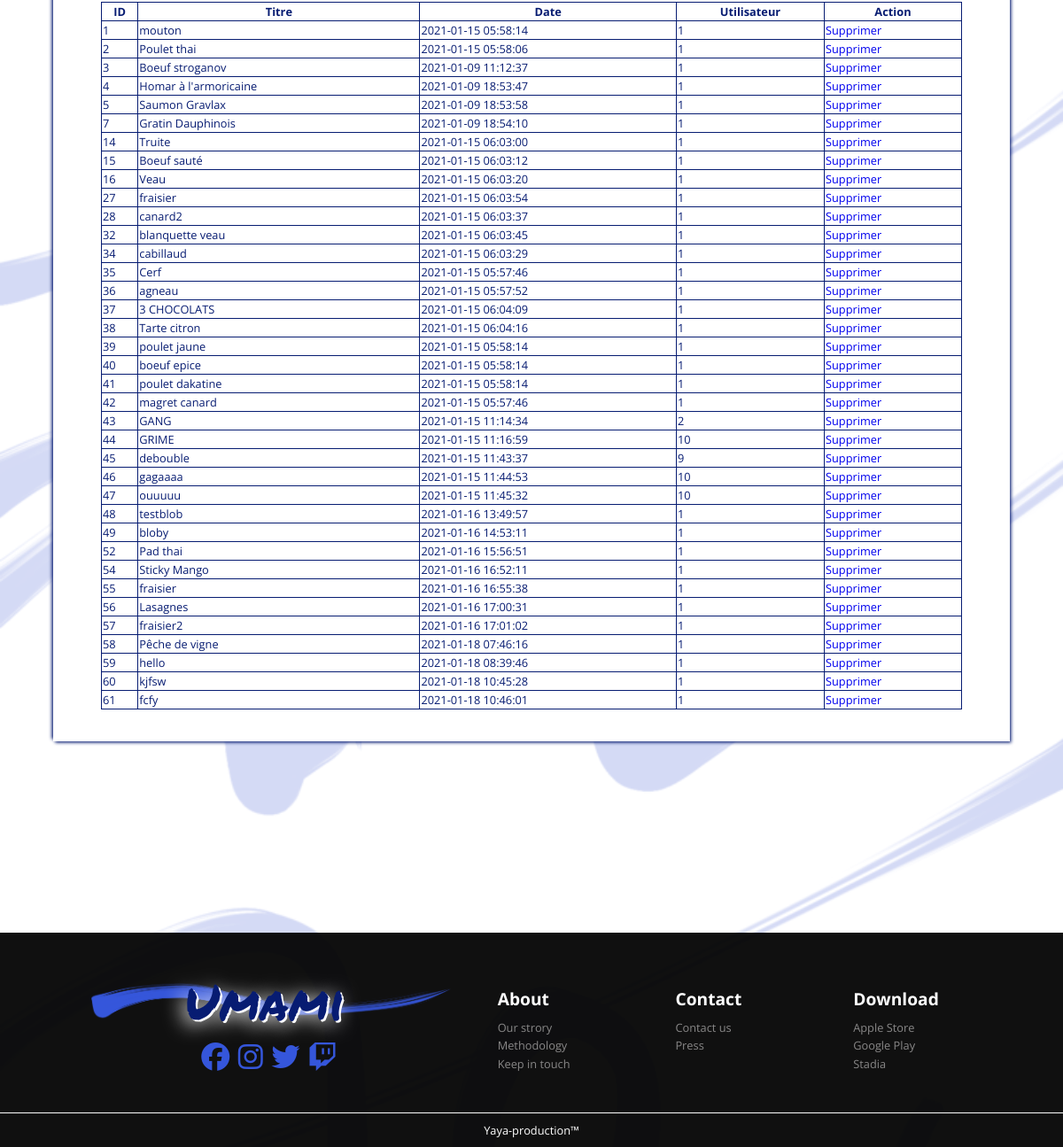
/index.php?page=admin&choice=articles (signed in, lower part), run on an earlier commit of the app's database.
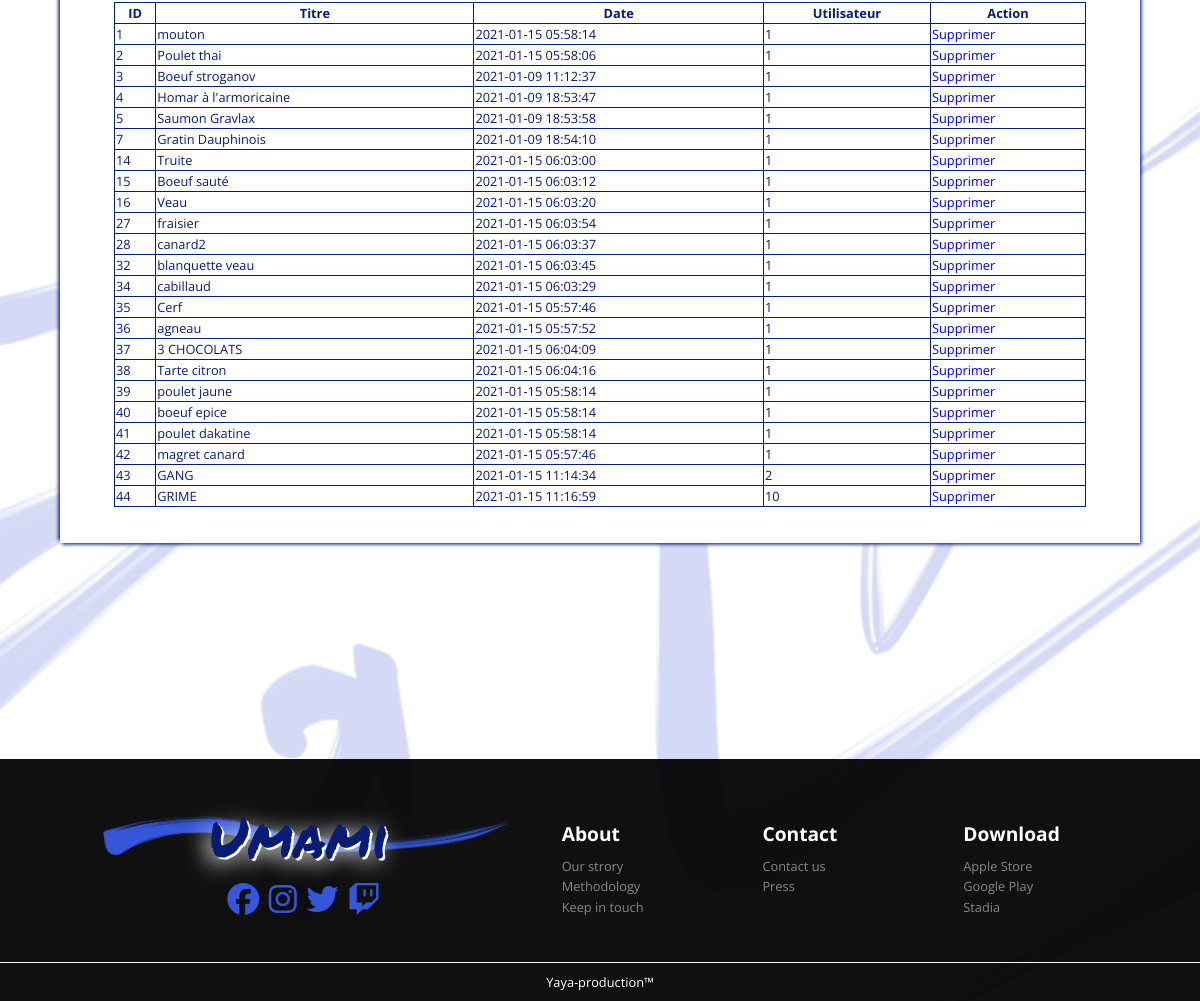
And on a later commit of the database.
### tables this page shows
CREATE TABLE `articles` (
  `id` int(11) NOT NULL,
  `article` text NOT NULL,
  `id_utilisateur` int(11) NOT NULL,
  `id_categorie` int(11) NOT NULL,
  `date` timestamp NOT NULL DEFAULT current_timestamp() ON UPDATE current_timestamp(),
  `titre` varchar(255) NOT NULL,
  `data` longblob NOT NULL
);

### Controleur/ControleurAdmin.php (called while the page is built, shortened)
<?php
require_once 'Modele/Billet.php';
class ControleurAdmin
{
    public function route_admin()
    {
        if(isset($_GET['choice']))
        {
            $table = $_GET['choice'];
            $objet = new Billet();
            $recup = $objet->select_table($table);
        }
        require 'Vue/vueAdmin.php';
    }
}

### index.php (called while the page is built, shortened)
<?php
require 'Controleur/Routeur.php';
$routeur = new Routeur();
$routeur->routerRequete();

### Modele/Billet.php (called while the page is built, shortened)
<?php
require_once 'Modele/Modele.php';
class Billet extends Model
{
    public function select_table($table)
    {
        $sql = "SELECT * FROM  $table  ";
        $request = parent::executerRequete($sql);
        $retour = $request->fetchAll(PDO::FETCH_ASSOC);
        return $retour;
    }
}

### Modele/Modele.php (called while the page is built, shortened)
<?php
abstract class Model {
    protected function executerRequete($sql, $params = null) {
        if ($params == null) {
            $resultat = $this->getBdd()->query($sql);
        }
        else {
            $resultat = $this->getBdd()->prepare($sql);
            $resultat->execute($params);
        }
        return $resultat;
    }
    private function getBdd() {
            $this->bdd = new PDO('mysql:host=localhost;dbname=blog;charset=utf8',
                    'root', '',
                    array(PDO::ATTR_ERRMODE => PDO::ERRMODE_EXCEPTION));
        return $this->bdd;
    }
}

### Vue/vueAdmin.php (the view, shortened to what this page needs)
<!doctype html>
<html lang="fr">
    <head>
        <?php include_once 'Vue/includes/head.php'?>
    </head>
    <body>
        <div class="admin_container_general">
                <div class="admin_container_main">
                    <section class="admin_content">
                        <?php
                        if(isset($_GET['choice']) && $_GET['choice'] == 'articles')
                        {
                            echo "<table class='admin_table' >";
                            echo "<tr><th>ID</th><th>Titre</th><th>Date</th><th>Utilisateur</th><th>Action</th></tr>";
                            foreach($recup as $value)
                            {
                                    $idselect = $value['id'];
                                    echo "<tr>";
                                    echo "<td>".$value['id']."</td>";
                                    echo "<td>".$value['titre']."</td>";
                                    echo "<td>".$value['date']."</td>";
                                    echo "<td>".$value['id_utilisateur']."</td>";
                                    echo "<td><a href=\"index.php?page=admin&choice=articles&action=delete&id=$idselect\">Supprimer</a></td>";
                                    echo "</tr>";
                            }
                            echo "</table>";
                        }
                        ?>
                    </section>
                </div>
            <?php include_once 'Vue/includes/footer.php'?>
        </div>
    </body>
</html>

### Controleur/Routeur.php (shortened to what this page needs)
<?php
require_once 'Controleur/ControleurAdmin.php';
class Routeur
{
    public function routerRequete()
    {
            if (isset($_GET['page']))
            {
                if ($_GET['page'] == 'admin')
                {
                    $admin = new ControleurAdmin();
                    $admin->route_admin();
                }
            }
            else
            {
                $accueil = new ControleurAccueil();
                $accueil->route_accueil();
            }
    }
}

### Vue/includes/head.php (shortened to what this page needs)
<link rel="stylesheet" href="https://cdnjs.cloudflare.com/ajax/libs/animate.css/4.1.1/animate.min.css"/>
<link type="text/css" rel="stylesheet" href="Assets/css/style.css"/>

### Vue/includes/footer.php
<footer class="home_footer">
    <setion class="foot_container_main">
        <article class="foot_block">
            <div class="foot_logo">
                <h1>Umami</h1>
            </div>
            <div class="foot_social">
                <a href="#"><i class="fab fa-facebook"></i></a>
                <a href="#"><i class="fab fa-instagram"></i></a>
                <a href="#"><i class="fab fa-twitter"></i></a>
                <a href="#"><i class="fab fa-twitch"></i></a>
            </div>
        </article>
        <article class="foot_block blocko">
            <h4>About</h4>
            <a href="index.php">Our strory</a>
            <a href="index.php">Methodology</a>
            <a href="index.php">Keep in touch</a>
        </article>
        <article class="foot_block blocko">
            <h4>Contact</h4>
            <a href="index.php">Contact us</a>
            <a href="index.php">Press</a>
        </article>
        <article class="foot_block blocko">
            <h4>Download</h4>
            <a href="index.php"> Apple Store</a>
            <a href="index.php">Google Play</a>
            <a href="index.php">Stadia</a>
        </article>
    </setion>
    <div class="foot_production">
        <p>Yaya-production™</p>
    </div>
</footer>

### Assets/css/base.css (style rules this page uses)
:root { --color1: #071c72; --color2: #1792D2; --color4: #143774; --font1: 'Permanent Marker', cursive; --font2: 'Open Sans', sans-serif; --font3: 'Kalam', cursive; --font4: 'Caveat', cursive; --font5: 'Kaushan Script', cursive; }
body { font-family: var(--font2) ; color: var(--color1); font-size: 1.125rem; }
h1, h2, h3 { font-family: var(--font3); color: var(--color1); font-weight: 400; }
h1 { font-weight: 100; font-size: 2rem; }
h4 { color:white; font-size: 1.2rem; }
p { font-size: 1rem; }
a { text-decoration: none; }
body { margin: 0; }

### Assets/css/accueil.css (style rules this page uses)
.home_aside h3, p { text-align: center; }

### Assets/css/admin.css (style rules this page uses)
.admin_container_general { background-image: url('../images/wall.png'); background-repeat: no-repeat; background-size: cover; margin: 0; }
.admin_container_main { display: flex; flex-wrap: wrap; flex-direction: column; min-height: 100vh; }
.admin_content { width: 90%; margin: 0 auto; display: flex; flex-direction: column; align-items: center; margin-bottom: 2em; background-color: white; box-shadow: 0.1em 0.1em 0.2em var(--color1), -0.1em -0.1em 0.2em var(--color1); padding-bottom: 2em; }
.admin_table { border: 1px solid var(--color1); border-collapse: collapse; width: 90%; max-width: 100%; padding-bottom: 50em; font-size: 0.8rem; }
.admin_table th, tr, td { border: 1px solid var(--color1); }

### Assets/css/footer.css (style rules this page uses)
.home_footer { position: relative; margin: 0; display: flex; flex-direction: column; margin-top: 10em; }
.foot_container_main { background-color: rgba(0, 0, 0, 0.939); display: flex; flex-direction: row; flex-wrap: wrap; padding: 2em; }
.foot_container_main h4 { text-align: left; margin-bottom: 0.5em; }
.foot_block:nth-child(1) { flex:2 1 35%; margin: auto; }
.foot_block:nth-child(2) { flex:1 1 12%; flex-direction: column; }
.foot_block:nth-child(3) { flex:1 1 12%; flex-direction: column; }
.foot_block:nth-child(4) { flex:1 1 12%; flex-direction: column; }
.foot_block a { display: block; margin-bottom: 0.2em; color:rgb(136, 135, 135); font-size: 0.8rem; width: fit-content; }
.foot_logo >h1 { font-family: var(--font1); color: var(--color1); font-size: 3.5rem; text-align: center; text-shadow: -0.07em 0.07em 0.4em rgb(255, 255, 255), 0.04em 0.04em rgb(255, 255, 255); background-image: url('../images/japan2.PNG'); background-position: center; background-repeat: no-repeat; background-size: contain; width: 80%; margin: 0 auto; text-align: center; }
.foot_social { display: flex; justify-content: center; }
.foot_social a { margin-left: 0.3em; font-size: 2rem; color:#3556DB; }
.foot_production { background-color: rgba(0, 0, 0, 0.939); color: white; border-top: 0.1em solid white; }
.foot_production > p { margin: 0; padding: 0.8em; font-size: 0.8rem; }

What changed in the data, as far as the page shows it:
removed articles: id "45", titre "debouble", date "2021-01-15 11:43:37", id_utilisateur "9"
removed articles: id "46", titre "gagaaaa", date "2021-01-15 11:44:53", id_utilisateur "10"
removed articles: id "47", titre "ouuuuu", date "2021-01-15 11:45:32", id_utilisateur "10"
removed articles: id "48", titre "testblob", date "2021-01-16 13:49:57", id_utilisateur "1"
removed articles: id "49", titre "bloby", date "2021-01-16 14:53:11", id_utilisateur "1"
removed articles: id "52", titre "Pad thai", date "2021-01-16 15:56:51", id_utilisateur "1"
removed articles: id "54", titre "Sticky Mango", date "2021-01-16 16:52:11", id_utilisateur "1"
removed articles: id "55", titre "fraisier", date "2021-01-16 16:55:38", id_utilisateur "1"
removed articles: id "56", titre "Lasagnes", date "2021-01-16 17:00:31", id_utilisateur "1"
removed articles: id "57", titre "fraisier2", date "2021-01-16 17:01:02", id_utilisateur "1"
removed articles: id "58", titre "Pêche de vigne", date "2021-01-18 07:46:16", id_utilisateur "1"
removed articles: id "59", titre "hello", date "2021-01-18 08:39:46", id_utilisateur "1"
removed articles: id "60", titre "kjfsw", date "2021-01-18 10:45:28", id_utilisateur "1"
removed articles: id "61", titre "fcfy", date "2021-01-18 10:46:01", id_utilisateur "1"
